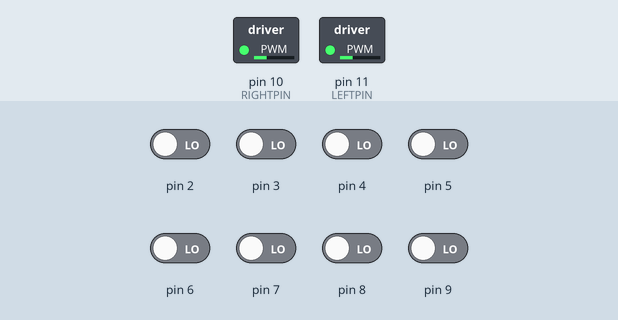
Simulated run of this sketch. Board: Arduino Uno, built with avr-gcc and run on an emulated ATmega328P. Shown: switched loads named in the sketch (green lamp = pin HIGH). Dashed ring = blinking. Inputs (shaded band) come from the test bench; at power-on: pin 2–9 LOW. What the sketch prints to the serial monitor is not drawn.

Above: at 2.7 s.
2.8 s: pin 2 driven HIGH
4.3 s: pin 6 driven HIGH
7.3 s: pin 7 driven HIGH
At 8.2 s:
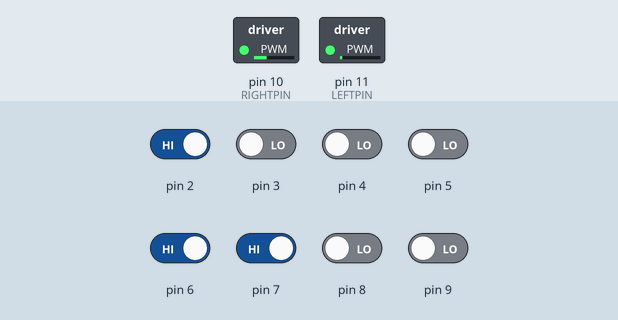
8.8 s: pin 6 driven LOW
11.8 s: pin 7 driven LOW
At 12.8 s:
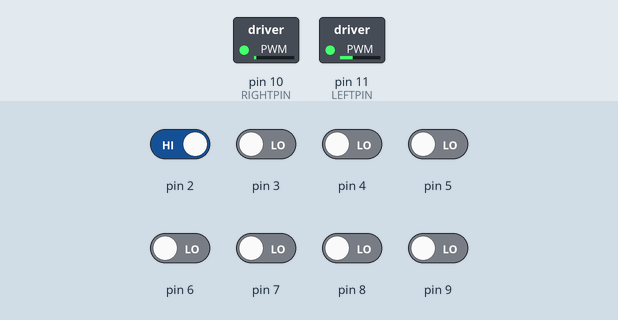
14.8 s: pin 8 driven HIGH
Timing chart, 0 to 65.3 s (numbered marks = the images above; inputs shaded):
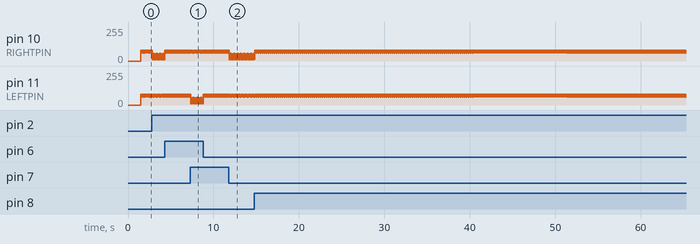

The sketch:

car2.ino
```cpp
#include <QTRSensors.h>

// This example is designed for use with eight QTR-1RC sensors or the eight sensors of a
// QTR-8RC module.  These reflectance sensors should be connected to digital inputs 3 to 10.
// The QTR-8RC's emitter control pin (LEDON) can optionally be connected to digital pin 2,
// or you can leave it disconnected and change the EMITTER_PIN #define below from 2 to
// QTR_NO_EMITTER_PIN.

// The main loop of the example reads the raw sensor values (uncalibrated).
// You can test this by taping a piece of 3/4" black electrical tape to a piece of white
// paper and sliding the sensor across it.  It prints the sensor values to the serial
// monitor as numbers from 0 (maximum reflectance) to 2500 (minimum reflectance).


#define NUM_SENSORS   8     // number of sensors u
#define TIMEOUT       1200  // waits for 2500 microseconds for sensor outputs to go low
#define EMITTER_PIN   1     // emitter is controlled by digital pin 13
#define RIGHTPIN      10
#define LEFTPIN       11


//#define WHITE          300           // general value read for pure white from the sensor ( experiment )

// sensors 0 through 7 are conected to digital pins 2 through 9, respectively
QTRSensorsRC qtrrc((unsigned char[]) {2,3,4,5,6,7,8,9},
  NUM_SENSORS, TIMEOUT, EMITTER_PIN);
unsigned int sensorValues[NUM_SENSORS];


void setup()
{
  pinMode( LEFTPIN, OUTPUT );
  pinMode( RIGHTPIN, OUTPUT );
  delay(500);
  Serial.begin(9600); // set the data rate in bits per second for serial data transmission
  delay(1000);

  //analogWrite( LEFTPIN, 30 );
  //analogWrite( RIGHTPIN, 30 );
}


void loop()
{
  analogWrite( LEFTPIN, 60 );
  analogWrite( RIGHTPIN, 60 );
  // read raw sensor values
  qtrrc.read(sensorValues);
  /*sensorValues[0] -= 244;
  sensorValues[1] -= 120;
  sensorValues[3] -= 60;
  sensorValues[6] -= 60;
  sensorValues[7] -= 120;*/
  int angle = computeAngle( sensorValues );

  directionControl( angle );

  for (unsigned char i = 0; i < NUM_SENSORS; i++)
  {
    Serial.print(sensorValues[i]);
    Serial.print('\t'); // tab to format the raw data into columns in the Serial monitor
  }


  Serial.println();

  //delay(50);
}


// name: computerAngle
// parameter: array of int
// return type int
// anaylysing the data read by the sensor, return a rough range of turnning angles noted by 1 to 18

int computeAngle( unsigned int sensorValues[NUM_SENSORS] ) {

  /* turnning right for 90
  if( sensorValues[0] > 300 && sensorValues[1] > 300 && sensorValues[2] > 300 && sensorValues[5] < 300 && sensorValues[6] < 300 && sensorValues[7] < 300 ) {
    Serial.print( "right right angle\n" );
    return 18;
  }
  // turnning left for 90
  if( sensorValues[0] < 300 && sensorValues[1] < 300 && sensorValues[2] < 300 && sensorValues[5] > 300 && sensorValues[6] > 300 && sensorValues[7] > 300 ) {
    Serial.print( "left right angle\n" );
    return 0;
  }*/

  // case 1: intersections between white tapes, determined by sensor values as both end, should go straight
  if( ( sensorValues[0] > sensorValues[3] ) && ( sensorValues[1] > sensorValues[3] ) &&
       ( sensorValues[6] > sensorValues[4] ) && ( sensorValues[7] > sensorValues[4] ) ) {
    // 9 means go straight
    Serial.print( "straight \n" );
    return 9;
  }

  // case 2: turning left, need experiments to get different situation's sensor data
  // general case: middle 4 sensor should be good( close to WHITE ),  left 2 sensors should change according to how sharp
  // the angle is


  // going back to track if positioning left of the track
  // right sensors to be white, middle and left sensors to be dark
  if(  ( sensorValues[7] + sensorValues[6] + sensorValues[5] + sensorValues[4] ) < ( sensorValues[0] + sensorValues[1] + sensorValues[2] + sensorValues[3] ) ) {
    Serial.print( "turning right\n" );
    return 14;
  }

  // going back to track if positioning right of the track
  // left sensors to be white, middle and right sensors to be dark
  if( ( sensorValues[7] + sensorValues[6] + sensorValues[5] + sensorValues[4] ) > ( sensorValues[0] + sensorValues[1] + sensorValues[2] + sensorValues[3] ) ) {
     Serial.print( "turning left\n" );
    return 5;
  }

  Serial.print( "straight\n" );
  return 9;
}
void directionControl( int angle ) {
  // we quite need a function that mapping the angle onto the analogPin from 0 to 255

  //analogWrite( LEFTPIN, leftWheel( angle ) );
  //analogWrite( RIGHTPIN, rightWheel( angle ) );

  // how long should we delay, determined by the angle or just a fixed value??????
  //delay( );


  if( angle == 9 ) {
    analogWrite( LEFTPIN, 80 );
    analogWrite( RIGHTPIN, 80 );
    //delay( 1000 );
  }

  if( angle == 5 ) {
    analogWrite( LEFTPIN, 10 );
    analogWrite( RIGHTPIN, 80 );
  }

  if( angle == 14 ) {
    analogWrite( LEFTPIN, 80 );
    analogWrite( RIGHTPIN, 10 );
  }

  if( angle == 18 ) {
    delay( 30 );
    qtrrc.read(sensorValues);
    if(  sensorValues[3] > 700 && sensorValues[4] > 700  ) {
      Serial.print( "turn right hard!!!!!!!!!!!!\n");
      analogWrite( LEFTPIN, 80 );
      analogWrite( RIGHTPIN, 10 );
      delay( 200 );
    }
    else {
      analogWrite( LEFTPIN, 80 );
      analogWrite( RIGHTPIN, 80 );
    }
  }

  if( angle == 0 ) {
    delay( 30 );
    qtrrc.read(sensorValues);
    if( sensorValues[3] > 700 && sensorValues[4] > 700 ) {
      Serial.print( "turn left hard!!!!!!!!!!!!\n");
      analogWrite( LEFTPIN, 10 );
      analogWrite( RIGHTPIN, 80 );
      delay( 200 );
    }
    else {
       analogWrite( LEFTPIN, 80 );
       analogWrite( RIGHTPIN, 80 );
    }
  }
}
```

Measured:
- by itself, pin 10 (RIGHTPIN): repeats every 0.05 s: 60/255 0.01 s, 80/255 0.04 s
- by itself, pin 11 (LEFTPIN): alternates 80/255 for 0.04 s and 60/255 for 0.01 s
